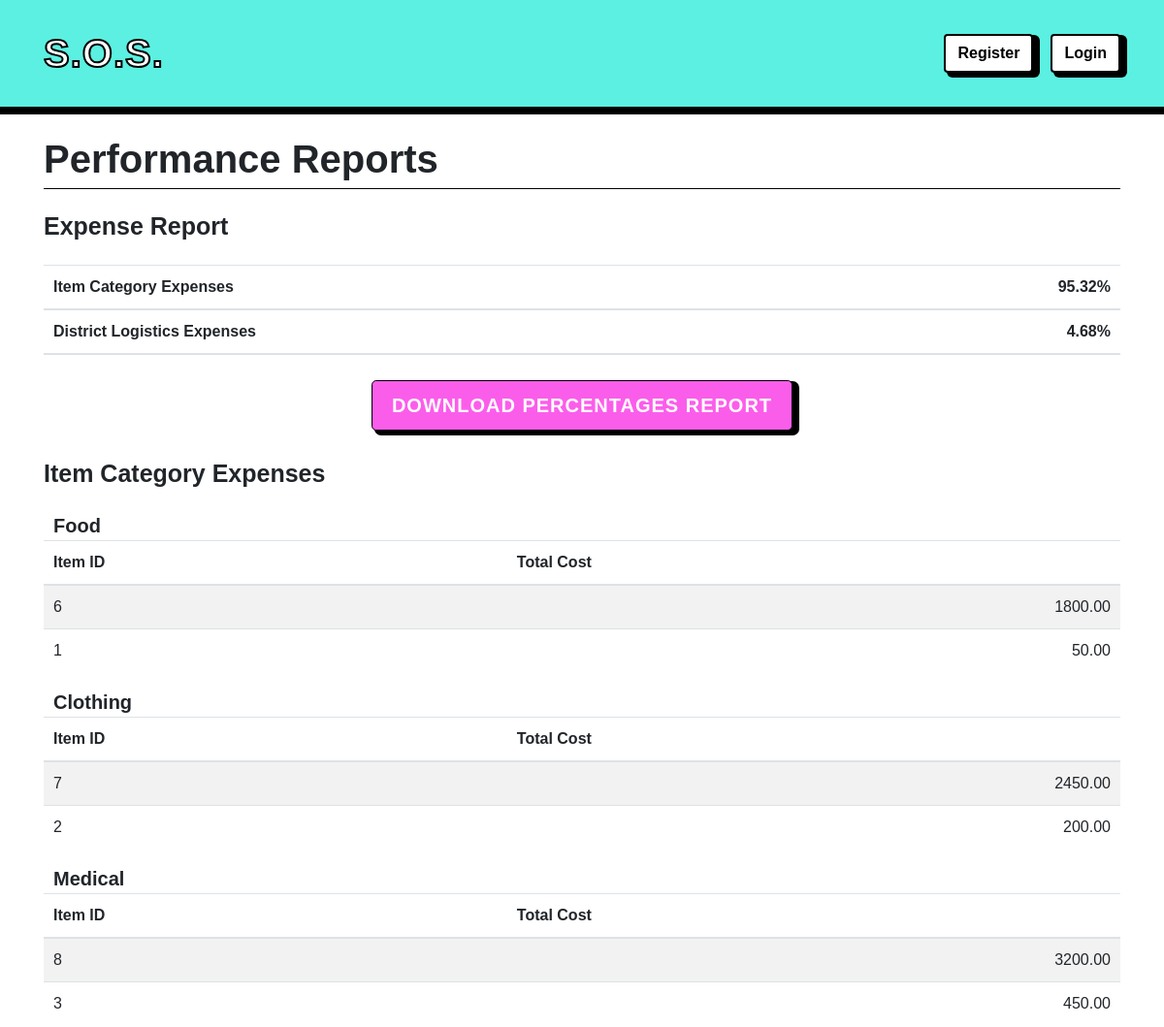
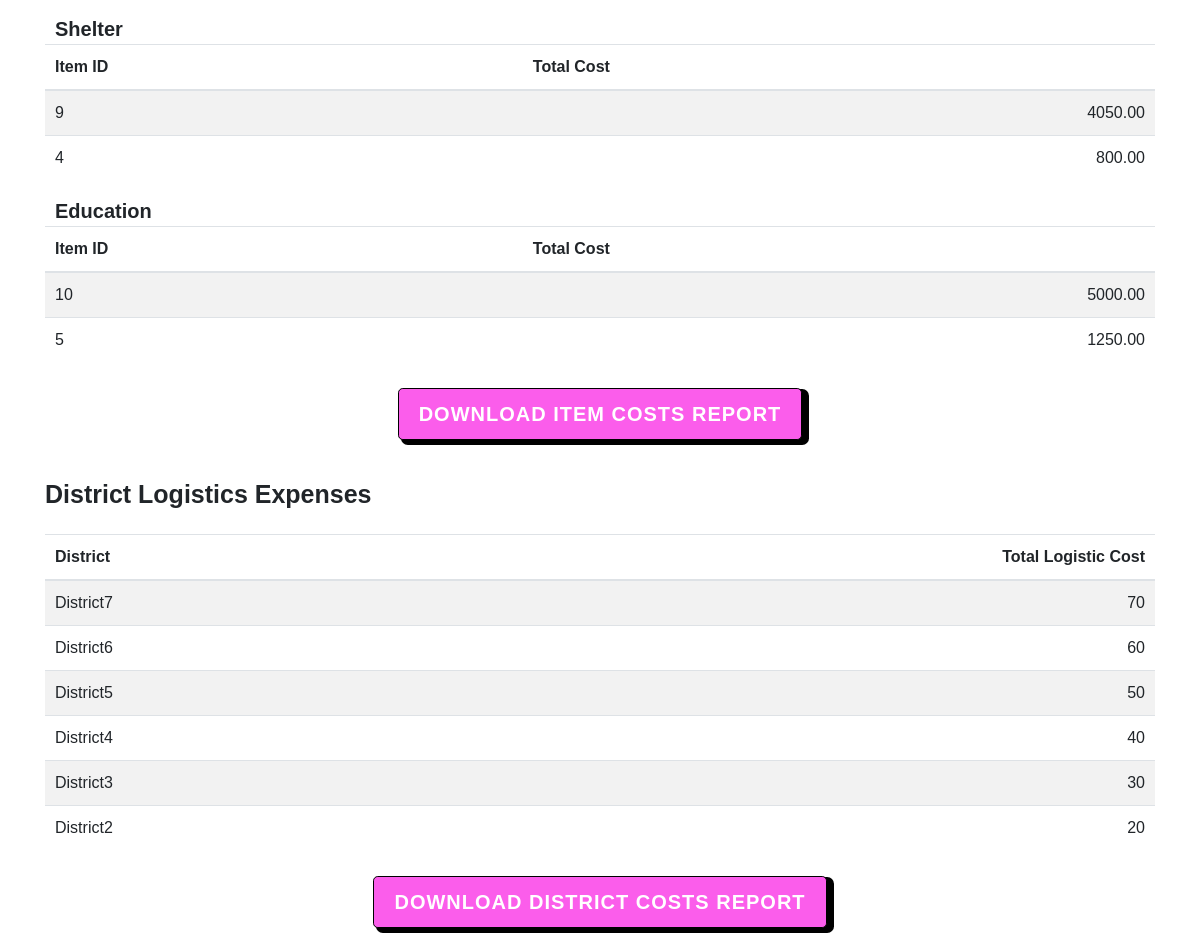
The app's page /myapp/report with its own data (2 pictures, top to bottom).
### myapp/models.py (models this page shows, shortened)
class Items(models.Model):
    ItemID = models.IntegerField(primary_key=True)
    ItemCategory = models.CharField(max_length=45, null=True)
    Amount = models.IntegerField(null=True)

class District(models.Model):
    DistrictID = models.IntegerField(primary_key=True)
    DistrictName = models.CharField(max_length=45, null=True)
    Coordination = models.CharField(max_length=45, null=True)
    Population = models.IntegerField(null=True)

### myapp/views.py (the view)
# urls.py: path('report', views.expense_report, name='expense_report'),
def expense_report(request):
    purchases = Purchase.objects.all()
    items = Items.objects.all()
    total_purchase_cost = sum(purchase.TransactionCost for purchase in purchases)
    total_logistics_cost = LogisticsCompany_has_District.objects.aggregate(Sum('CostOfOutsource'))['CostOfOutsource__sum'] or 0
    district_logistics_costs = LogisticsCompany_has_District.objects.values(
        'District_DistrictID__DistrictName').annotate(total_cost=Sum('CostOfOutsource')).order_by('-total_cost')
    district_logistics_costs = {entry['District_DistrictID__DistrictName']: entry['total_cost'] for entry in
                                district_logistics_costs}
    item_category_costs = {}
    for item in items:
        item_purchases = Purchase_has_Items.objects.filter(Items_ItemID=item.ItemID)
        item_total_cost = sum(item_purchase.UnitItemCost * item_purchase.Amount for item_purchase in item_purchases)
        if item.ItemCategory not in item_category_costs:
            item_category_costs[item.ItemCategory] = []
        item_category_costs[item.ItemCategory].append({
            'item_id': item.ItemID,
            'total_cost': item_total_cost,
        })
    for category, item_costs in item_category_costs.items():
        item_category_costs[category] = sorted(item_costs, key=lambda x: x['total_cost'], reverse=True)[:10]
    system_cost = total_purchase_cost + total_logistics_cost
    item_percentage = format((total_purchase_cost / system_cost) * 100, '.2f') if system_cost else 0
    logistics_percentage = format((total_logistics_cost / system_cost) * 100, '.2f') if system_cost else 0
    context = {
        'item_percentage': item_percentage,
        'logistics_percentage': logistics_percentage,
        'item_category_costs': item_category_costs,
        'district_logistics_costs': district_logistics_costs,
    }
    return render(request, 'report.html', context)

### myapp/templates/report.html
{% extends 'main.html' %} {% block content %}
<div
    style="
        font-size: 40px;
        margin-top: 10px;
        font-weight: bold;
        margin-bottom: 20px;
        border-bottom: 1px solid black;
    "
>
    Performance Reports
</div>
<div
    style="
        font-size: 25px;
        margin-top: 10px;
        font-weight: bold;
        margin-bottom: 20px;
    "
>
    Expense Report
</div>
<div class="table-responsive">
    <table class="table table-striped">
        <thead>
            <tr>
                <th scope="col" style="padding: 10px">
                    Item Category Expenses
                </th>
                <th scope="col" style="padding: 10px; text-align: end">
                    {{ item_percentage }}%
                </th>
            </tr>
            <tr>
                <th scope="col" style="padding: 10px">
                    District Logistics Expenses
                </th>
                <th scope="col" style="padding: 10px; text-align: end">
                    {{ logistics_percentage }}%
                </th>
            </tr>
        </thead>
    </table>
</div>
<div class="text-center">
    <a
        href="{% url 'export_percentages' %}"
        target="_blank"
        class="btn btn-primary btn-lg mb-3"
        style="
            margin-top: 10px;
            margin-bottom: 20px;
            box-shadow: 5px 3px 0px 2px black;
            background-color: #fb5deb;
            border-color: #000000;
            color: white;
            font-size: 20px;
            font-family: sans-serif;
            font-weight: bold;
        "
        >Download Percentages Report</a
    >
</div>
<div
    style="
        font-size: 25px;
        margin-top: 10px;
        font-weight: bold;
        margin-bottom: 20px;
    "
>
    Item Category Expenses
</div>
{% for category, item_costs in item_category_costs.items %}
<div style="padding-left: 10px; font-size: 20px; font-weight: bolder">
    {{ category }}
</div>
<div class="table-responsive">
    <table class="table table-striped">
        <thead>
            <tr>
                <th scope="col" style="padding: 10px">Item ID</th>
                <th scope="col" style="padding: 10px">Total Cost</th>
            </tr>
        </thead>
        <tbody>
            {% for item in item_costs %}
            <tr>
                <td style="padding: 10px">{{ item.item_id }}</td>
                <td style="padding: 10px" class="text-right">
                    {{ item.total_cost }}
                </td>
            </tr>
            {% empty %}
            <tr>
                <td colspan="2" style="padding: 10px">
                    No items found in category: {{ category }}.
                </td>
            </tr>
            {% endfor %}
        </tbody>
    </table>
</div>
{% empty %}
<p>No categories found.</p>
{% endfor %}
<div class="text-center">
    <a
        href="{% url 'export_item_costs' %}"
        target="_blank"
        class="btn btn-primary btn-lg mb-3"
        style="
            margin-top: 10px;
            margin-bottom: 20px;
            box-shadow: 5px 3px 0px 2px black;
            background-color: #fb5deb;
            border-color: #000000;
            color: white;
            font-size: 20px;
            font-family: sans-serif;
            font-weight: bold;
        "
        >Download Item Costs Report</a
    >
</div>
<div
    style="
        font-size: 25px;
        margin-top: 20px;
        font-weight: bold;
        margin-bottom: 20px;
    "
>
    District Logistics Expenses
</div>
<div class="table-responsive">
    <table class="table table-striped">
        <thead>
            <tr>
                <th scope="col" style="padding: 10px" class="text-left">
                    District
                </th>
                <th scope="col" style="padding: 10px" class="text-right">
                    Total Logistic Cost
                </th>
            </tr>
        </thead>
        <tbody>
            {% for district, logistics_cost in district_logistics_costs.items %}
            <tr>
                <td style="padding: 10px" class="text-left">{{ district }}</td>
                <td style="padding: 10px" class="text-right">
                    {{ logistics_cost }}
                </td>
            </tr>
            {% empty %}
            <tr>
                <td colspan="2" style="padding: 10px">
                    No district logistics expenses found.
                </td>
            </tr>
            {% endfor %}
        </tbody>
    </table>
</div>
<div class="text-center">
    <a
        href="{% url 'export_district_costs' %}"
        target="_blank"
        class="btn btn-primary btn-lg mb-3"
        style="
            margin-top: 10px;
            margin-bottom: 20px;
            box-shadow: 5px 3px 0px 2px black;
            background-color: #fb5deb;
            border-color: #000000;
            color: white;
            font-size: 20px;
            font-family: sans-serif;
            font-weight: bold;
        "
        >Download District Costs Report</a
    >
</div>
{% endblock %}

### myapp/static/myapp/styles.css (style rules this page uses)
.btn-primary { background-color: #007bff; border-color: #007bff; color: #fff; padding: 10px 20px; letter-spacing: 1px; text-transform: uppercase; transition: transform 0.3s ease; }

### records on screen
Items: item_category_costs "Food"
Items: item_category_costs "Clothing"
Items: item_category_costs "Medical"
Items: item_category_costs "Shelter"
Items: item_category_costs "Education"
District: DistrictName "District7", logistics_cost "70"
District: DistrictName "District6", logistics_cost "60"
District: DistrictName "District5", logistics_cost "50"
District: DistrictName "District4", logistics_cost "40"
District: DistrictName "District3", logistics_cost "30"
District: DistrictName "District2", logistics_cost "20"

### other values on screen
{{ item_percentage }} "95.32"
{{ logistics_percentage }} "4.68"
{{ item.item_id }} "6" "1" "7" "2" "8" "3" "9" "4" "10" "5"
{{ item.total_cost }} "1800.00" "50.00" "2450.00" "200.00" "3200.00" "450.00" "4050.00" "800.00" "5000.00" "1250.00"
